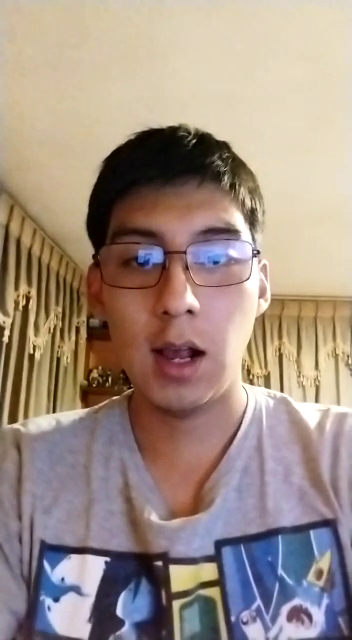
#> input picture frame 46 of FRDeepLearning/videos/Ismael.mp4, 352 x 640 px, given in place of Erick.mp4, which was not available
$ python capturadorRostros.py
#> lines starting #> are read from the running program, lines starting #| are printed output that depends on the picture; pictures that were not available may be replaced by others from this repository, and a replacement may not be noted
import cv2
import os
import imutils

personName = 'Erick'
dataPath = 'C:/HardDisk/Biblioteca/Workspaces/Python/FRDeepLearning/dataset'
personPath = dataPath + '/' + personName

if not os.path.exists(personPath):
    print('Directorio creado: ', personPath)
    os.makedirs(personPath)
cap = cv2.VideoCapture(personName + '.mp4')
#cap = cv2.VideoCapture(0)

faceClassif = cv2.CascadeClassifier('haarcascade_frontalface_default.xml')
count = 0

while True:
    ret, frame = cap.read()
#> frame is the input picture: shape (640, 352, 3); mean B, G, R 133, 143.5, 161.3
    if not ret: break
    frame = imutils.resize(frame, width=640)
#> frame: shape (1163, 640, 3)
    gray = cv2.cvtColor(frame, cv2.COLOR_BGR2GRAY)
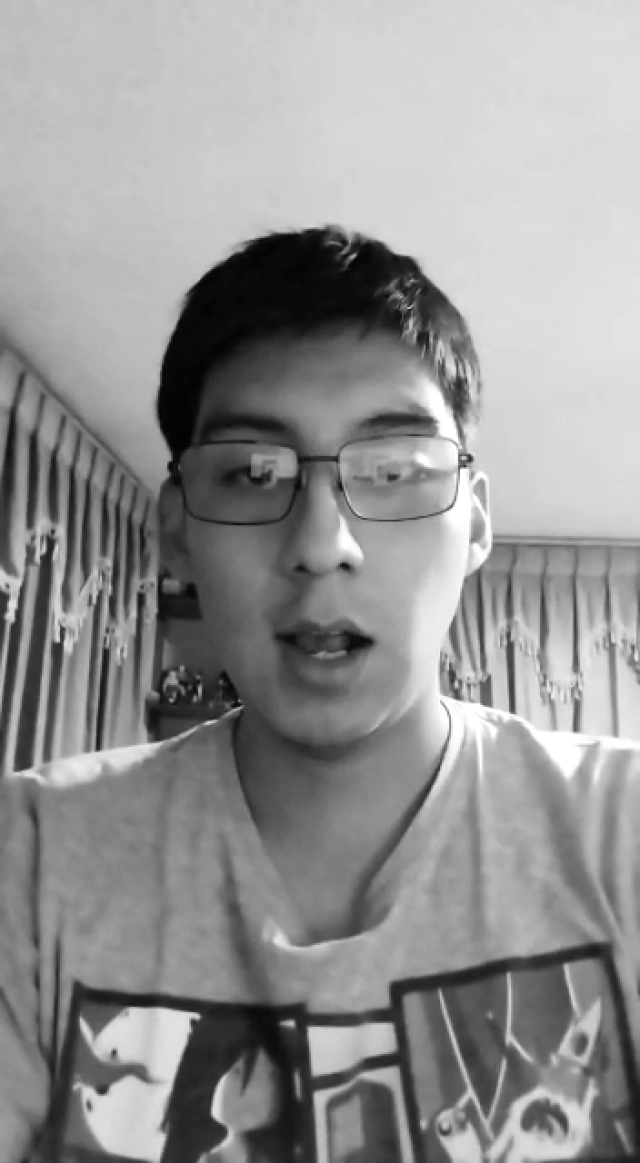
#> gray: shape (1163, 640); min 2, max 255, mean 147.6
    auxFrame = frame.copy()

    faces = faceClassif.detectMultiScale(gray, scaleFactor=1.12,
                                         #scaleFactor=1.3,
                                         minNeighbors=5,
                                         minSize=(100, 100),
                                         maxSize=(400, 400))
#> faces = [[160, 379, 342, 342]]

    for (x,y,w,h) in faces:
        cv2.rectangle(frame, (x, y), (x+w, y+h), (0, 255, 0), 2)
        rostro = auxFrame[y:y+h, x:x+w]
        rostro = cv2.resize(rostro, (150, 150), interpolation = cv2.INTER_CUBIC)
        cv2.imwrite(personPath + '/rostro_{}.jpg'.format(count), rostro)
        count = count + 1
#> this loop made 1 pass
#> (x, y, w, h, count) on pass 1: (160, 379, 342, 342, 1)
#> pass 1, `rostro = auxFrame[y:y+h, x:x+w]`:
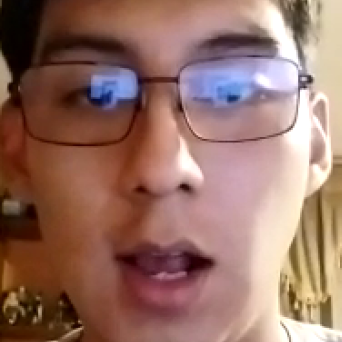
#> rostro: shape (342, 342, 3); mean B, G, R 101.6, 113, 150.6
#> pass 1, `rostro = cv2.resize(rostro, (150, 150), interpolation = cv2.INTER_CUBIC)`:
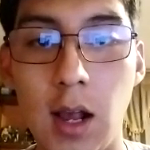
#> rostro: shape (150, 150, 3); mean B, G, R 101.6, 113, 150.6
#> after the loop:
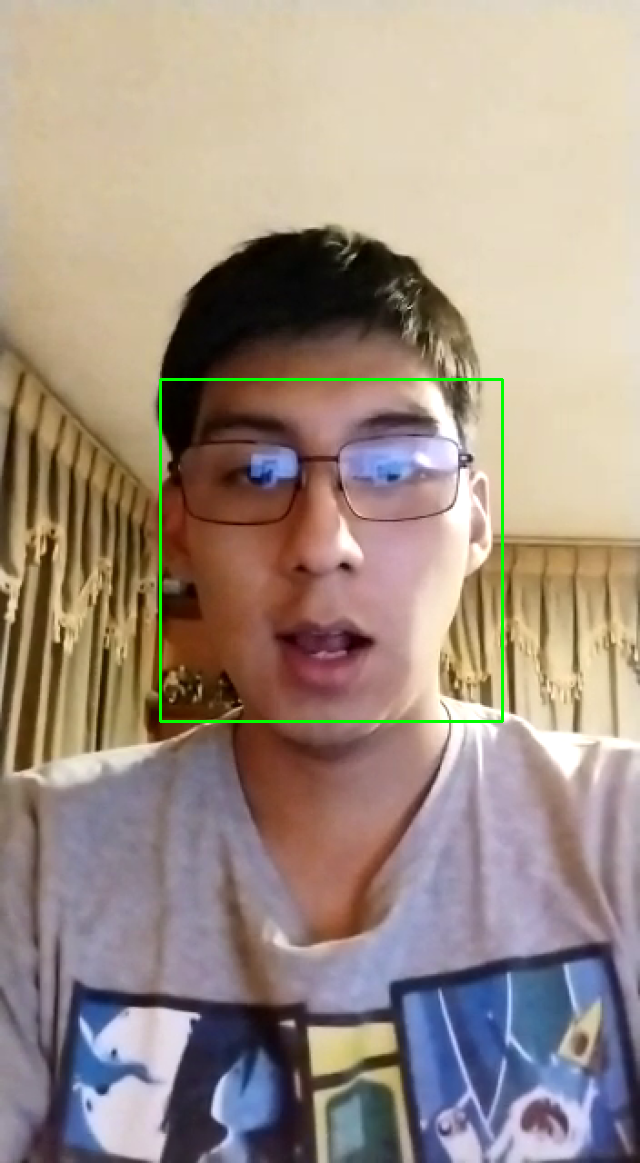
#> frame: shape (1163, 640, 3); mean B, G, R 132.5, 144.3, 160.5
#> after the loop, count = 1
    cv2.imshow('frame', frame)

    k = cv2.waitKey(1)
#> (key Esc is pressed here)
    if k == 27 or count >= 300:
        break

cap.release()
cv2.destroyAllWindows()

$ run again, starting later in the video
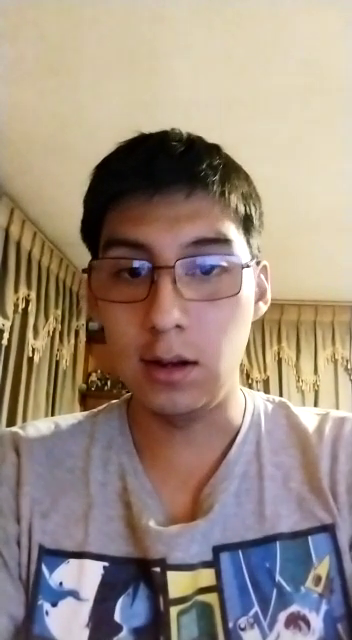
#> input picture frame 207 of FRDeepLearning/videos/Ismael.mp4, 352 x 640 px, given in place of Erick.mp4, which was not available
#> frame is the input picture: shape (640, 352, 3); mean B, G, R 128.9, 141.5, 157.9
#> faces = [[124, 373, 356, 356]]
#> the loop `for (x,y,w,h) in faces:` made 1 pass
#> (x, y, w, h, count) on pass 1: (124, 373, 356, 356, 1)
#> pass 1, `rostro = auxFrame[y:y+h, x:x+w]`:
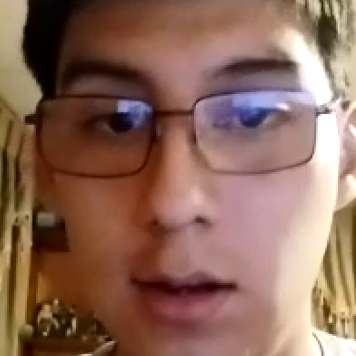
#> rostro: shape (356, 356, 3); mean B, G, R 89, 104.5, 140.7
#> after the loop `for (x,y,w,h) in faces:`:
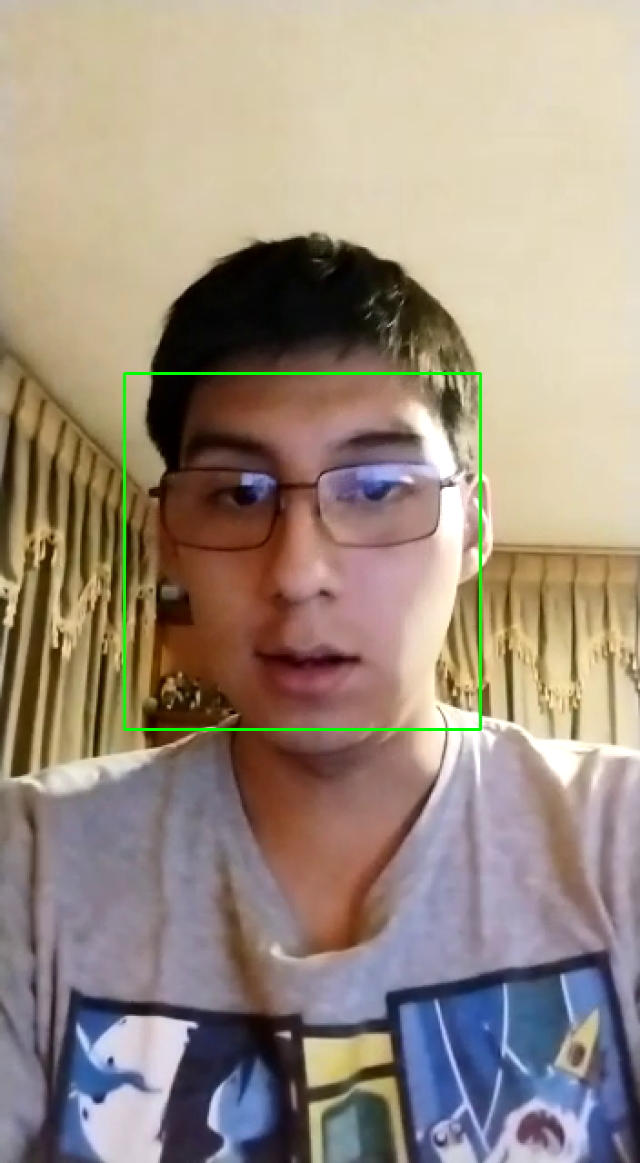
#> frame: shape (1163, 640, 3); mean B, G, R 128.3, 142.3, 157
#> after the loop `for (x,y,w,h) in faces:`: count = 1

$ run again, starting later in the video
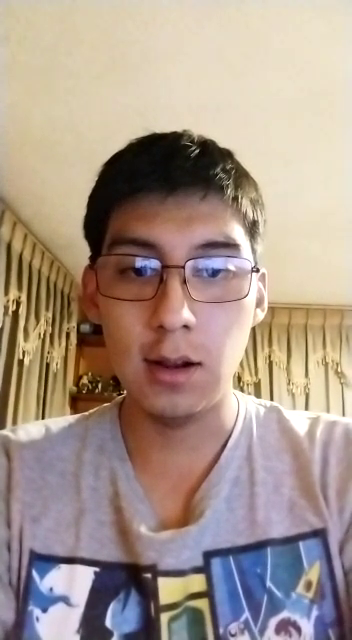
#> input picture frame 368 of FRDeepLearning/videos/Ismael.mp4, 352 x 640 px, given in place of Erick.mp4, which was not available
#> frame is the input picture: shape (640, 352, 3); mean B, G, R 139.8, 151.4, 169.4
#> faces = [[144, 379, 350, 350]]
#> the loop `for (x,y,w,h) in faces:` made 1 pass
#> (x, y, w, h, count) on pass 1: (144, 379, 350, 350, 1)
#> pass 1, `rostro = cv2.resize(rostro, (150, 150), interpolation = cv2.INTER_CUBIC)`:
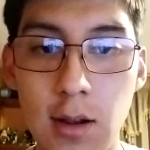
#> rostro: shape (150, 150, 3); mean B, G, R 102.5, 115.9, 154.3
#> after the loop `for (x,y,w,h) in faces:`:
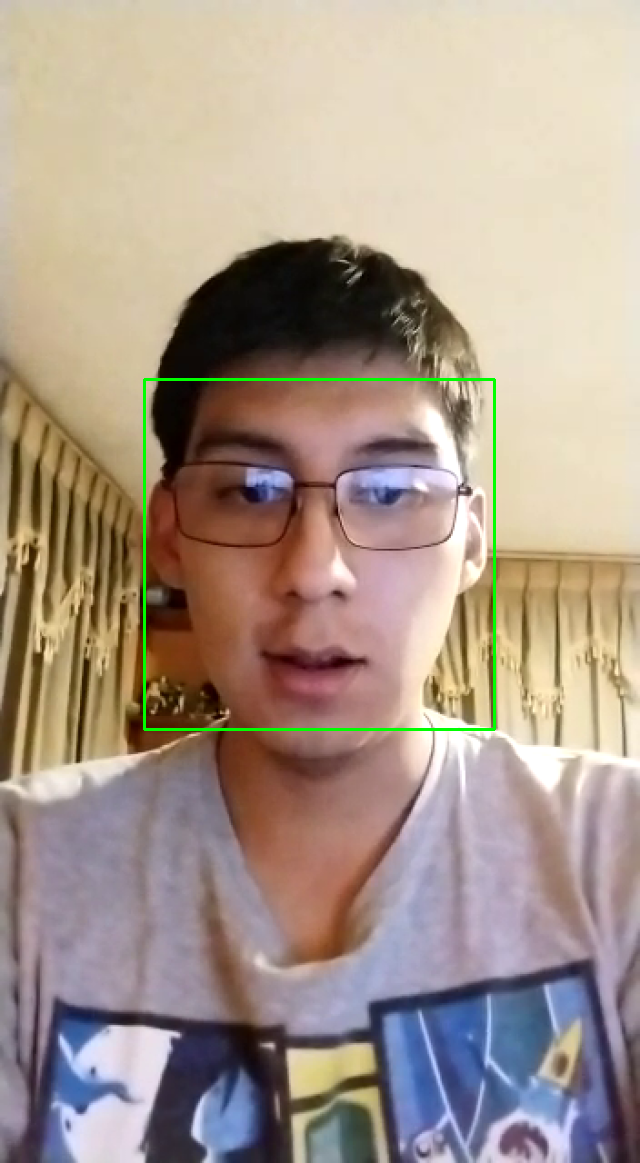
#> frame: shape (1163, 640, 3); mean B, G, R 139.3, 152.1, 168.5
#> after the loop `for (x,y,w,h) in faces:`: count = 1
